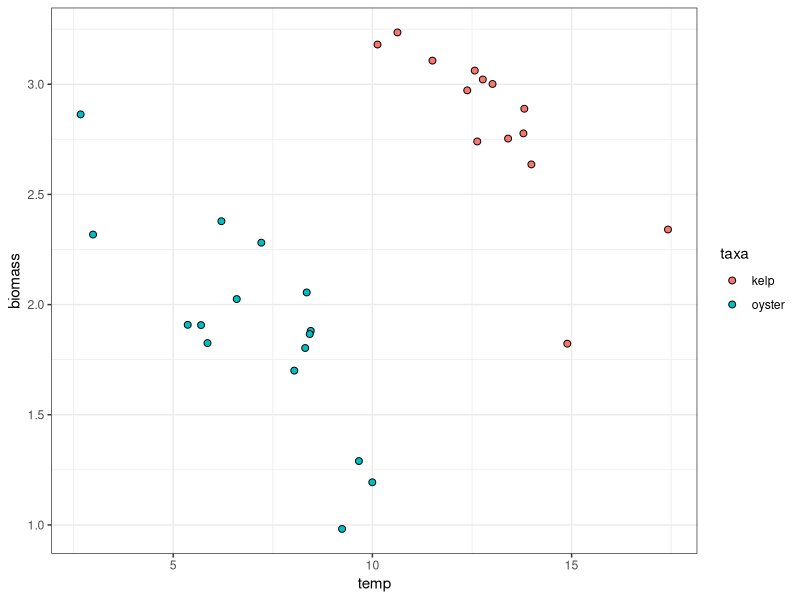

Write R code to recreate this figure.
## ---- chunk 1
#| label: setup
#| message: false
#| echo: false

library(tidyverse)
set.seed(222)
theme_set(theme_bw())
## ---- chunk 2
beta_0 <- 3 # Intercept
beta_1 <- -0.15 # Coefficient for the first (continuous) predictor
beta_2 <- 1.75 # Coefficient for the second (categorical) predictor
sigma <- 0.25 # Standard deviation of the residuals
## ---- chunk 3
# Sample size
N <- 30

# Edit the following code to simulate your _categorical_ predictor variable - kelp = 1, oyster = 0.
taxa <- sample(c("kelp", "oyster"), N, replace = TRUE)

# Dummy variable for taxa B, oysters
taxaB <- ifelse(taxa == "kelp", 1, 0)

# Edit the following code to simulate your _continuous_ predictor variable. Make
# sure it depends on your second predictor!

temp <- rnorm(
  n = N,
  mean = ifelse(taxa == "kelp", 13, 7),
  sd = 2
)
## ---- chunk 4
# Edit the following code to calculate the _expected_ value of the response
exp_biomass <- beta_0 + beta_1 * temp + beta_2 * taxaB
## ---- chunk 5
# Edit the following code to simulate your _response_ variable
biomass <- rnorm(
    n = N,
    mean = exp_biomass,
    sd = sigma
)
## ---- chunk 6
# First, put the predictors and response in a data frame all together
bio_tb <- tibble(temp, biomass, fill = taxa)
# Then, use ggplot to make a scatter plot. Think carefully about which
# aesthetics to use.
ggplot(bio_tb, aes(temp, biomass, fill = taxa)) +
    geom_point(size = 2, shape = 21)

## ---- chunk 7
one_predictor_lm <- lm(biomass ~ temp, bio_tb)
summary(one_predictor_lm)
## ---- chunk 8
two_predictor_lm <- lm(biomass ~ temp + taxa, bio_tb)
summary(two_predictor_lm)
## ---- chunk 9
summary(one_predictor_lm)
summary(two_predictor_lm)
